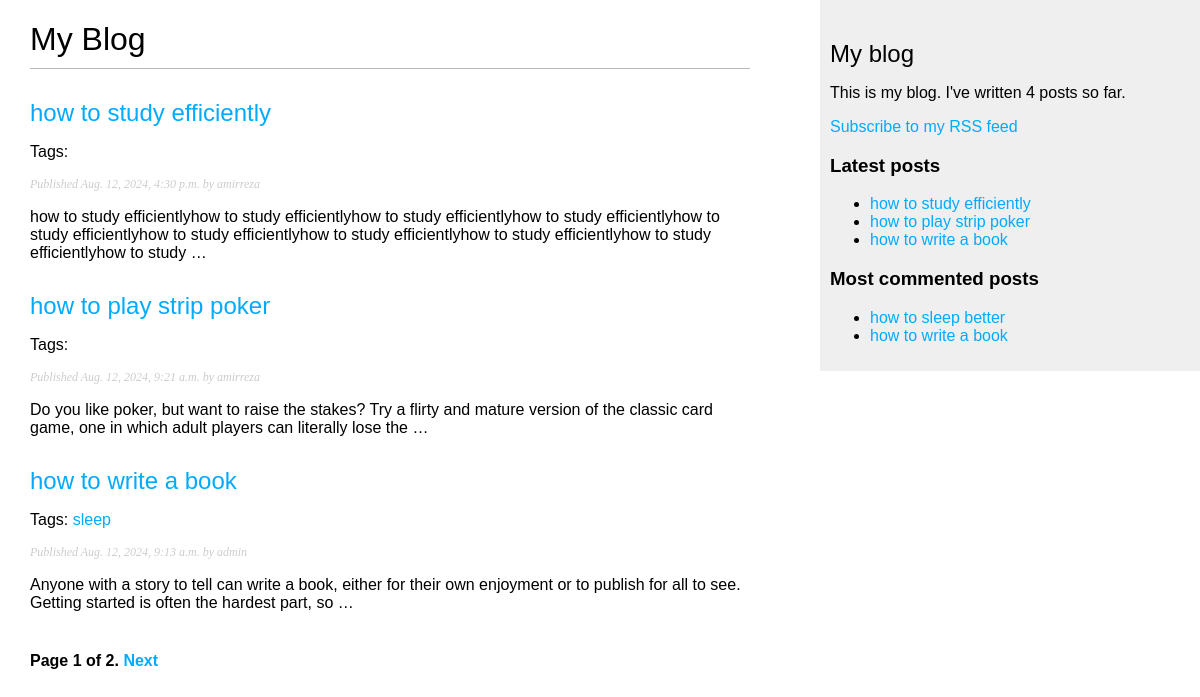
The page /blog/ on the database as committed earlier.
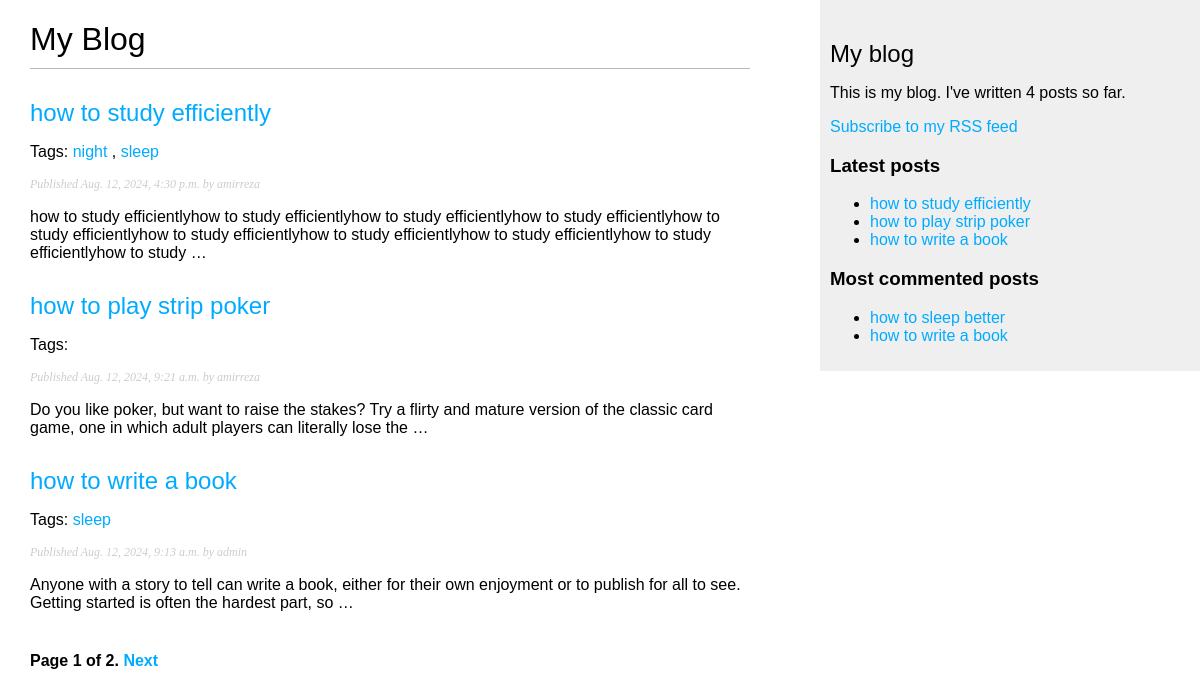
The same page on the database as committed later.
### blog/models.py (models this page shows, shortened)
class Post(models.Model):
    class Status(models.TextChoices):
        DRAFT = 'DF', 'Draft'
        PUBLISHED = 'PB', 'Published'
    title = models.CharField(max_length=255)
    slug = models.SlugField(max_length=255, unique_for_date='publish')
    body = models.TextField()
    publish = models.DateTimeField(default=timezone.now)
    created = models.DateTimeField(auto_now_add=True)
    updated = models.DateTimeField(auto_now=True)
    status = models.CharField(max_length=2, choices=Status, default=Status.DRAFT)
    author = models.ForeignKey(settings.AUTH_USER_MODEL, on_delete=models.CASCADE, related_name='blog_posts')
    objects = models.Manager()  # The default manager.
    published = PublishedManager()  # Our custome manager.
    tags = TaggableManager()
    class Meta:
        ordering = ['-publish']
        indexes = [
            models.Index(fields=['-publish']),
        ]
    def get_absolute_url(self):
        return reverse("blog:post_detail", args=[self.publish.year, self.publish.month, self.publish.day, self.slug])

### blog/views.py (the view)
# urls.py: path('', views.post_list, name='post_list'),
def post_list(request, tag_slug=None):
    post_list = Post.published.all()
    tag = None
    if tag_slug:
        tag = get_object_or_404(Tag, slug=tag_slug)
        post_list = post_list.filter(tags__in=[tag])
    paginator = Paginator(post_list, 3)
    page_number = request.GET.get('page', 1)
    try:
        posts = paginator.page(page_number)
    except PageNotAnInteger:
        posts = paginator.page(1)
    except EmptyPage:
        posts = paginator.page(paginator.num_pages)
    return render(request, 'blog/post/list.html', {'posts': posts, 'tag': tag})

### blog/models.py (called while the page is built)
    def get_queryset(self):
        return super().get_queryset().filter(status=Post.Status.PUBLISHED)

### blog/templatetags/blog_tags.py (called while the page is built)
@register.simple_tag
def total_posts():
    return Post.published.count()

@register.inclusion_tag("blog/post/latest_posts.html")
def show_latest_posts(count=5):
    latest_posts = Post.published.order_by('-publish')[:count]
    return {'latest_posts': latest_posts}

@register.simple_tag
def get_most_commented_posts(count=5):
    posts = Post.published.filter(comments__active=True).annotate(
        total_comments=Count('comments')
    ).order_by('-total_comments')[:count]
    return posts

@register.filter(name='markdown')
def markdown_format(text):
 return mark_safe(markdown.markdown(text))

### blog/templates/blog/post/list.html (shortened to what this page needs)
{% extends "blog/base.html" %}
{% load blog_tags %}
{% block content %}
        <h1>My Blog</h1>
        {% for post in posts %}
            <h2>
                <a href="{{ post.get_absolute_url }}">
                    {{ post.title }}
                </a>
            </h2>
            <p class="tags">
                Tags:
                {% for tag in post.tags.all %}
                    <a href="{% url 'blog:post_list_by_tag' tag.slug %}">
                        {{ tag.name }}
                    </a>{% if not forloop.last %}, {% endif %}
                {% endfor %}
            </p>
            <p class="date">
                Published {{ post.publish }} by {{ post.author }}
            </p>
            {{ post.body|markdown|truncatewords_html:30 }}
        {% endfor %}
    {% include "pagination.html" with page=posts %}
{% endblock %}

### blog/templates/blog/base.html (shortened to what this page needs)
{% load blog_tags %}
{% load static %}
<!DOCTYPE html>
<html>
<head>
    <link href="{% static 'css/blog.css' %}" rel="stylesheet">
</head>
<body>
    <div id="content">
        {% block content %}
        {% endblock %}
    </div>
    <div id="sidebar">
        <h2>My blog</h2>
        <p>
            This is my blog.
            I've written {% total_posts %} posts so far.
        </p>
        <p>
            <a href="{% url 'blog:post_feed' %}">
                Subscribe to my RSS feed
            </a>
        </p>
        <h3>Latest posts</h3>
        {% show_latest_posts 3 %}
        <h3>Most commented posts</h3>
        {% get_most_commented_posts as most_commented_posts %}
        <ul>
            {% for post in most_commented_posts %}
                <li>
                    <a href="{{ post.get_absolute_url }}">{{ post.title }}</a>
                </li>
            {% endfor %}
        </ul>
    </div>
</body>
</html>

### blog/templates/pagination.html (shortened to what this page needs)
<div class="pagination">
    <span class="step-links">
      <span class="current">
        Page {{ page.number }} of {{ page.paginator.num_pages }}.
      </span>
      {% if page.has_next %}
        <a
  href="?page={{ page.next_page_number }}">Next</a>
      {% endif %}
    </span>
   </div>

### blog/templates/blog/post/latest_posts.html
<ul>
    {% for post in latest_posts %}
    <li>
    <a href="{{ post.get_absolute_url }}">{{ post.title }}</a>
    </li>
    {% endfor %}
</ul>

### blog/static/css/blog.css (style rules this page uses)
body { margin:0; padding:0; font-family:helvetica, sans-serif; }
a { color:#00abff; text-decoration:none; }
h1 { font-weight:normal; border-bottom:1px solid #bbb; padding:0 0 10px 0; }
h2 { font-weight:normal; margin:30px 0 0; }
#content { float:left; width:60%; padding:0 0 0 30px; }
#sidebar { float:right; width:30%; padding:10px; background:#efefef; height:100%; }
p.date { color:#ccc; font-family: georgia, serif; font-size: 12px; font-style: italic; }
.pagination { margin:40px 0; font-weight:bold; }

Rows that differ between the two databases and show on the page:
changed Post "how to study efficiently": gains Tag (name "night"); gains Tag (name "sleep")
